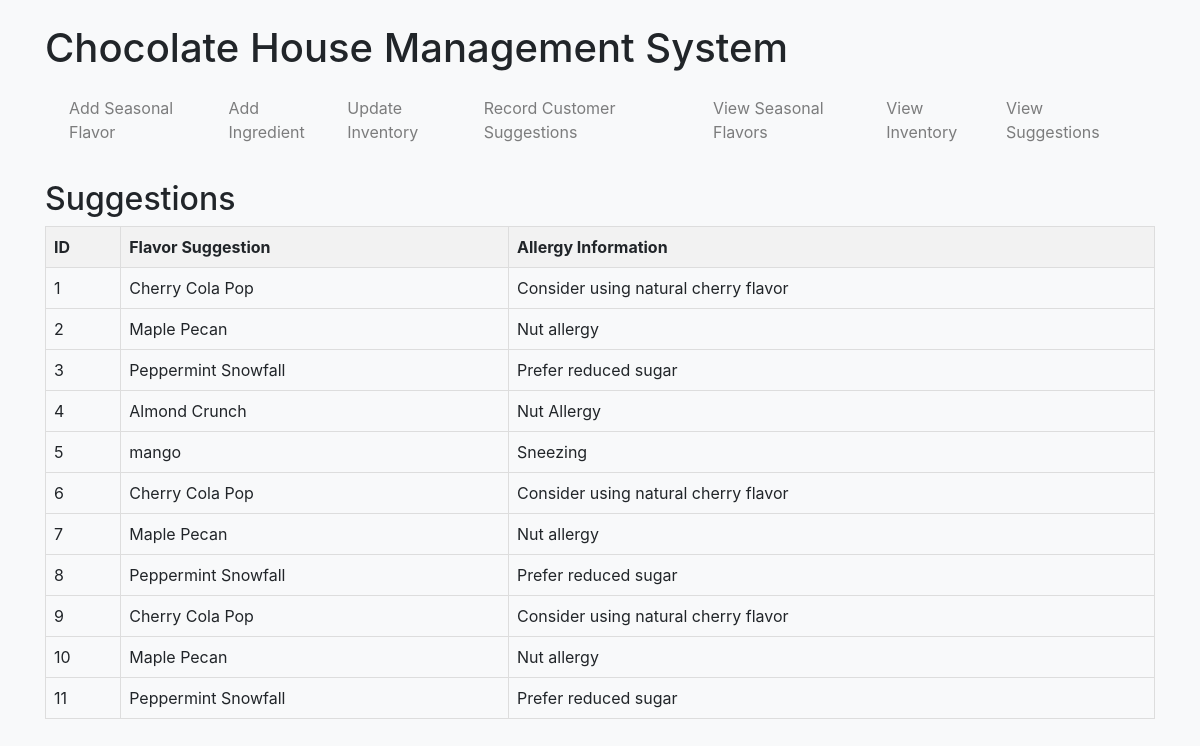
The app's page /view_suggestions with its own data.
### tables this page shows
CREATE TABLE customer_suggestions (
        id INTEGER PRIMARY KEY AUTOINCREMENT,
        flavor_suggestion TEXT,
        allergy_info TEXT
    );

### app.py (the view)
@app.route('/view_suggestions')
def view_suggestions():
    suggestions = get_customer_suggestions()
    return render_template('view_suggestions.html', suggestions=suggestions)

### database.py (called while the page is built)
def connect_db():
    return sqlite3.connect(DB_NAME)

def get_customer_suggestions():
    conn = connect_db()
    cursor = conn.cursor()
    try:
        cursor.execute('SELECT * FROM customer_suggestions')
        suggestions = cursor.fetchall()
    except sqlite3.Error as e:
        print(f"An error occurred: {e}")
        suggestions = []
    finally:
        conn.close()
    return suggestions

### templates/view_suggestions.html (shortened to what this page needs)
<!DOCTYPE html>
{% extends 'base.html' %}
{% block content %}
    <h2>Suggestions</h2>
    <table>
        <thead>
            <tr>
                <th>ID</th>
                <th>Flavor Suggestion</th>
                <th>Allergy Information</th>
            </tr>
        </thead>
        <tbody>
            {% for suggestion in suggestions %}
                <tr>
                    <td>{{ suggestion[0] }}</td>
                    <td>{{ suggestion[1] }}</td>
                    <td>{{ suggestion[2] }}</td>
                </tr>
            {% else %}
                <tr>
                    <td colspan="3">No suggestions available.</td>
                </tr>
            {% endfor %}
        </tbody>
    </table>
    {% endblock %}

### templates/base.html (shortened to what this page needs)
<!DOCTYPE html>
<html lang="en">
<head>
    <link rel="stylesheet" href="https://stackpath.bootstrapcdn.com/bootstrap/4.5.2/css/bootstrap.min.css">
    <link rel="stylesheet" href="styles.css">
</head>
<body>
    <div class="container">
        <h1 class="mt-4">Chocolate House Management System</h1>
        <nav class="navbar navbar-expand-lg navbar-light bg-light">
            <div class="collapse navbar-collapse">
                <ul class="navbar-nav">
                    <li class="nav-item"><a class="nav-link" href="{{ url_for('add_flavor') }}">Add Seasonal Flavor</a></li>
                    <li class="nav-item"><a class="nav-link" href="{{ url_for('add_ingredient_view') }}">Add Ingredient</a></li>
                    <li class="nav-item"><a class="nav-link" href="{{ url_for('update_inventory') }}">Update Inventory</a></li>
                    <li class="nav-item"><a class="nav-link" href="{{ url_for('customer_suggestions') }}">Record Customer Suggestions</a></li>
                    <li class="nav-item"><a class="nav-link" href="{{ url_for('view_flavors') }}">View Seasonal Flavors</a></li>
                    <li class="nav-item"><a class="nav-link" href="{{ url_for('view_inventory') }}">View Inventory</a></li>
                    <li class="nav-item"><a class="nav-link" href="{{ url_for('view_suggestions') }}">View Suggestions</a></li>
                </ul>
            </div>
        </nav>
        {% block content %}{% endblock %}
    </div>
</body>
</html>

### styles.css (style rules this page uses)
body { background-color: #f8f9fa; }
h1 { margin-top: 20px; }
.navbar { margin-bottom: 20px; }

### templates/view_suggestions.html (style rules this page uses)
table { width: 100%; border-collapse: collapse; }
th, td { border: 1px solid #ddd; padding: 8px; text-align: left; }
th { background-color: #f2f2f2; }

### records on screen
customer_suggestions: id "1", flavor_suggestion "Cherry Cola Pop", allergy_info "Consider using natural cherry flavor"
customer_suggestions: id "2", flavor_suggestion "Maple Pecan", allergy_info "Nut allergy"
customer_suggestions: id "3", flavor_suggestion "Peppermint Snowfall", allergy_info "Prefer reduced sugar"
customer_suggestions: id "4", flavor_suggestion "Almond Crunch", allergy_info "Nut Allergy"
customer_suggestions: id "5", flavor_suggestion "mango", allergy_info "Sneezing"
customer_suggestions: id "6", flavor_suggestion "Cherry Cola Pop", allergy_info "Consider using natural cherry flavor"
customer_suggestions: id "7", flavor_suggestion "Maple Pecan", allergy_info "Nut allergy"
customer_suggestions: id "8", flavor_suggestion "Peppermint Snowfall", allergy_info "Prefer reduced sugar"
customer_suggestions: id "9", flavor_suggestion "Cherry Cola Pop", allergy_info "Consider using natural cherry flavor"
customer_suggestions: id "10", flavor_suggestion "Maple Pecan", allergy_info "Nut allergy"
customer_suggestions: id "11", flavor_suggestion "Peppermint Snowfall", allergy_info "Prefer reduced sugar"
